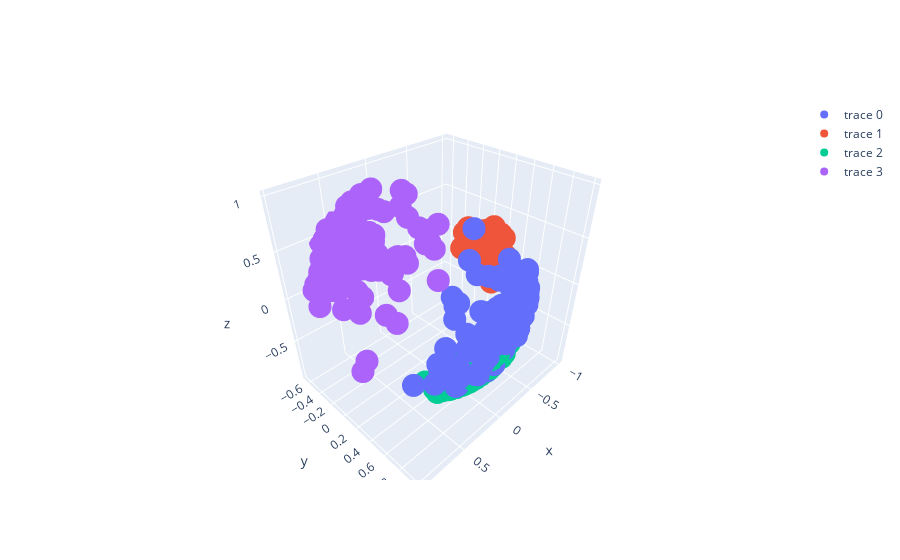

Notebook source saved alongside this figure:
### Code cell
from plotly import graph_objects as go

fig = go.Figure()
for i in range(z.shape[-2]):
    x, y, z_ = z[:, i, :].T
    fig.add_trace((go.Scatter3d(
        x=x, 
        y=y, 
        z=z_, 
        mode="markers"
    )))
fig
